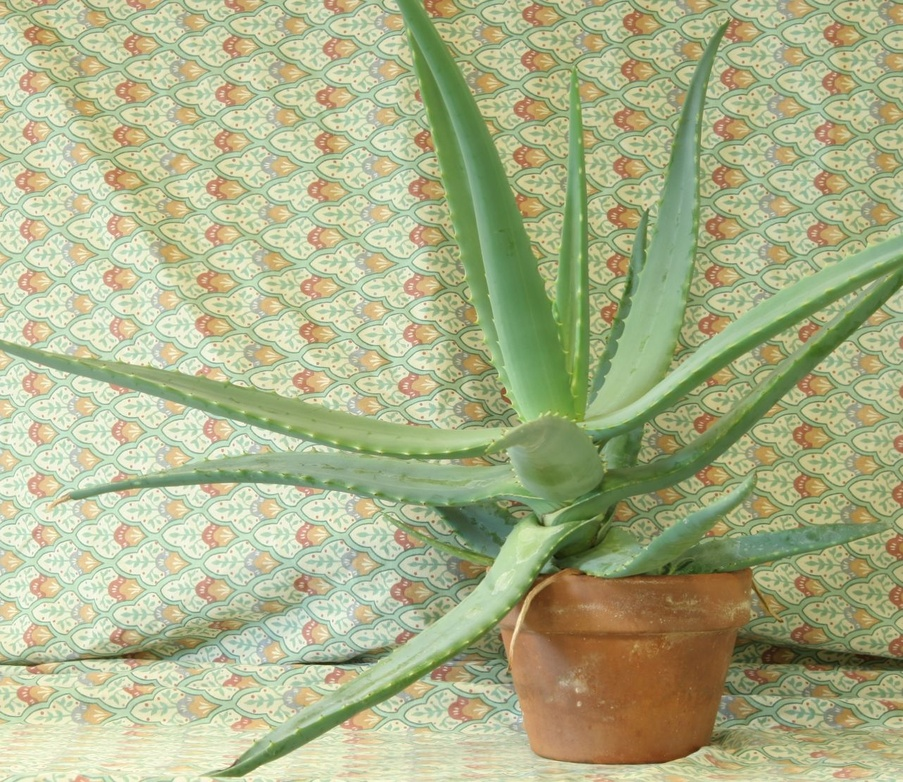
#> input picture Image processing(Stavanger)/Lab7/images/aloeL.jpg, 903 x 782 px, shrunk from 1282 x 1110 before the run
$ jupyter execute --allow-errors LABexc7-ELE510-2023.ipynb   (older library calls are emulated)
#> lines starting #> are read from the running program, lines starting #| are printed output that depends on the picture
# ELE510 Image Processing with robot vision: LAB, Exercise 7, Stereo Vision and Camera Calibration.

## Problem 1 (Correspondence problem)

Assume that we have a simple stereo system as shown in the figure. **L** and **R** denotes the focal point of the Left and Right camera respectively.  ${\mathbf P}$ is a point in the 3D world, and ${\mathbf p}$ in the 2D image plane. $^{\small L}{\mathbf P_w}$ denotes a world point with reference to the focal point of the Left camera.
The baseline (line between the two optical centers) is $T = 5\,\text{cm}$ and the focal length $f = 5\,\text{cm}$.

**a)** Consider the scene point $^{\small L}{\mathbf P_w} = [0.05\text{m},0,10\text{m}]^{T}$. Suppose that due to various errors, the image coordinate $x_{l}$ is 2% **bigger** than its true value, while the image coordinate $x_{r}$ is perfect. What is the error in depth $z_w$, in millimeters (round up to three decimals)?

**b)** An image of resolution $500\times500$ pixels is seen by the Left and Right cameras. The image sensor size is $10\text{mm} \times 10\text{mm}$.  Let the disparity in the image coordinates be up to $25$ pixels. Using the same focal point and baseline, what is the depth of the image compare to the cameras?

**c)** Can you explain with your own words the stereo ordering constraint? What is the definition of forbidden zone in this scenario?

**a)** Error in Depth Calculation:**

To calculate the error in depth, we first need to find the true and erroneous image coordinates in the left camera image plane. We are given that the image coordinate $x_l$ is 2% bigger than its true value. Let's calculate the true and erroneous image coordinates:

True image coordinate in left camera, $x_l$:
$x_l = \frac{f \cdot X_l}{Z_l} = \frac{0.05\,m \cdot 0.05\,m}{10\,m} = 0.00025\,m$

Erroneous image coordinate in left camera, $x_l'$ (2% bigger):
$x_l' = 1.02 \cdot x_l = 1.02 \cdot 0.00025\,m = 0.000255\,m$

Now, we can calculate the depth error:

Depth error, $\Delta z_w$:
$\Delta z_w = Zl-\frac{f \cdot X_w}{x_l'} = 10\,m- \frac{0.05\,m \cdot 0.05\,m}{0.0000255\,m} \approx 0.0019607843 \,m$

$\Delta z_w \approx 1.961\,mm$

[cell 1]
x_sensor = 500
y_sensor = 500
x_mm = 10
y_mm = 10
delta = 25

#rateo between mm and pixel
rateo = x_sensor/x_mm
print("rateo: ", rateo)

#delta to mm
delta_mm = delta/rateo
print("delta_mm: ", delta_mm)

#> (the rest of this cell did not finish here and is left out)

**b) Depth of Image Relative to Cameras:**
First we need to find the disparity, $d$, in millimeters by using the sensor dimension and the pixel number:

$rateo = \frac{500\,px}{10\,mm} = 50\,\frac{px}{mm}$

since the sensor is square, we can use the same rateo for both dimensions. Now we need to calculate the disparity in mm:

$d = 25\,px \cdot \frac{1\,mm}{50\,px} = 0.5\,mm$

Using the disparity and other known parameters, we can calculate the depth $z_w$ relative to the cameras:

$z_w = \frac{f \cdot T}{d}$

$z_w = \frac{0.05\,m \cdot 0.05\,m}{0.5} = 5000\,mm$

So, the depth of the image relative to the cameras is 5m.

**c) Stereo Ordering Constraint and Forbidden Zone:**

The stereo ordering constraint, in the context of stereo vision, refers to the requirement that objects in the 3D world should be reconstructed correctly in the stereo images so that their relative depth is preserved. In other words, objects closer to the cameras in the 3D scene should appear closer in the stereo images.

The forbidden zone in stereo vision is a region in the disparity map where it's impossible to find a valid depth estimate for certain image points. It occurs when the disparity between the left and right images cannot be determined accurately. The forbidden zone typically occurs in the areas where the corresponding points in the two images cannot be matched reliably due to occlusions or other factors.

In this scenario, the forbidden zone would likely occur for objects that are very close to the cameras, as the disparity between the left and right images becomes too small to accurately estimate depth. Beyond a certain range, the disparity becomes too large, and the depth estimation also becomes unreliable. The stereo ordering constraint ensures that points within a certain range can be accurately reconstructed, while points outside that range may fall into the forbidden zone where depth estimation is problematic.

## Problem 2 (Block Matching)

The simplest algorithm to compute dense correspondence between a pair of stereo images is **block matching**.
Block matching is an *area-based* approach that relies upon a statistical correlation between local intensity regions.

For each pixel (x,y) in the left image, the right image is searched for the best match among all possible disparities $0 \le d \le d_{\text{max}}$.

**a)** Use the function `cv2.StereoBM_create(numDisparities=0, blockSize=21)` ([Documentation](https://docs.opencv.org/master/d9/dba/classcv_1_1StereoBM.html))
([Class Documentation](https://docs.opencv.org/2.4/modules/calib3d/doc/camera_calibration_and_3d_reconstruction.html#stereobm))
to computing stereo correspondence using the block matching algorithm.

Find the disparity map between the following images: **./images/aloeL.jpg** and **./image/aloeR.jpg**.

[cell 2]
import cv2
import matplotlib.pyplot as plt

# Load the left and right images
left_image = cv2.imread('./images/aloeL.jpg', 0)
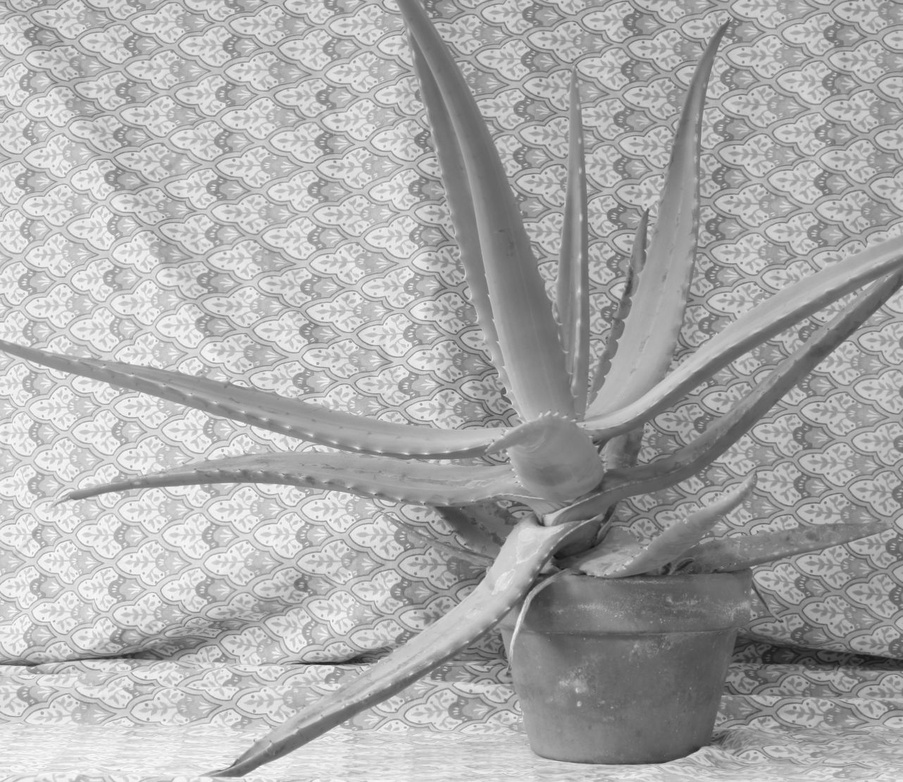
#> left_image: shape (782, 903); min 18, max 255, mean 170.8
right_image = cv2.imread('./images/aloeR.jpg', 0)
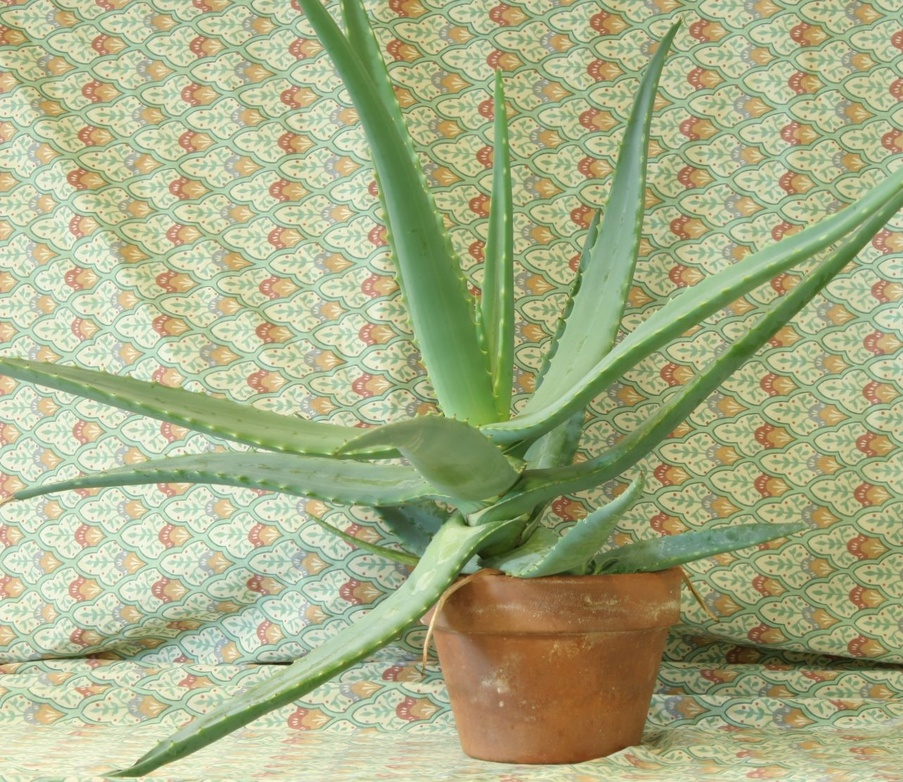
#> input picture Image processing(Stavanger)/Lab7/images/aloeR.jpg, 903 x 782 px, shrunk from 1282 x 1110 before the run
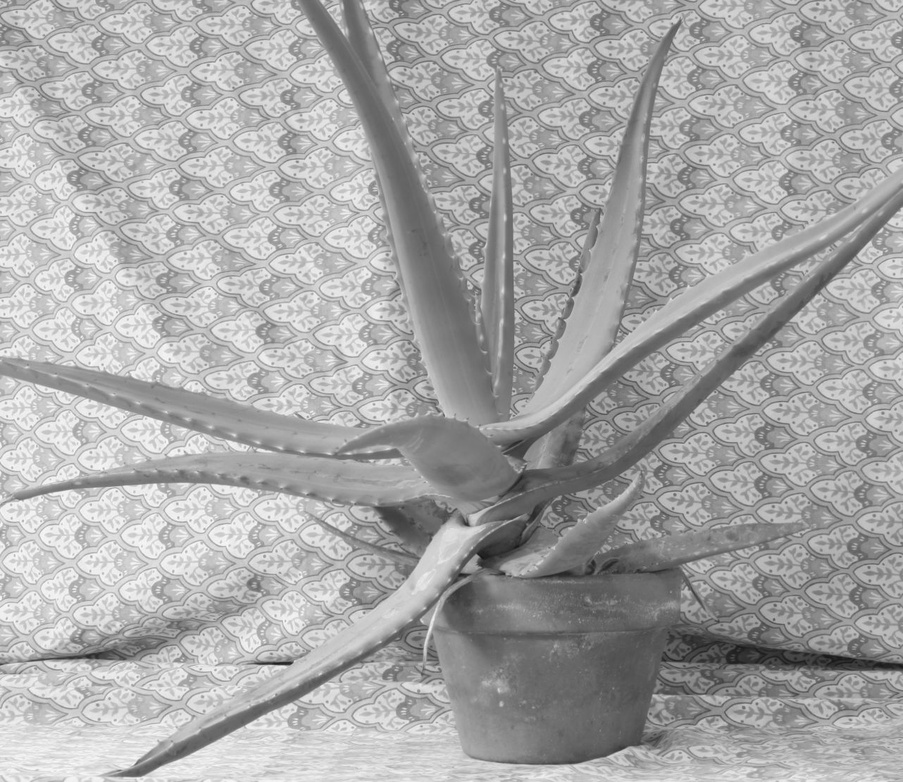
#> right_image: shape (782, 903); min 20, max 253, mean 167.8

# Create a StereoBM object
stereo = cv2.StereoBM_create(numDisparities=16, blockSize=15)  # You can adjust the parameters as needed

# Compute the disparity map
disparity_map = stereo.compute(left_image, right_image)
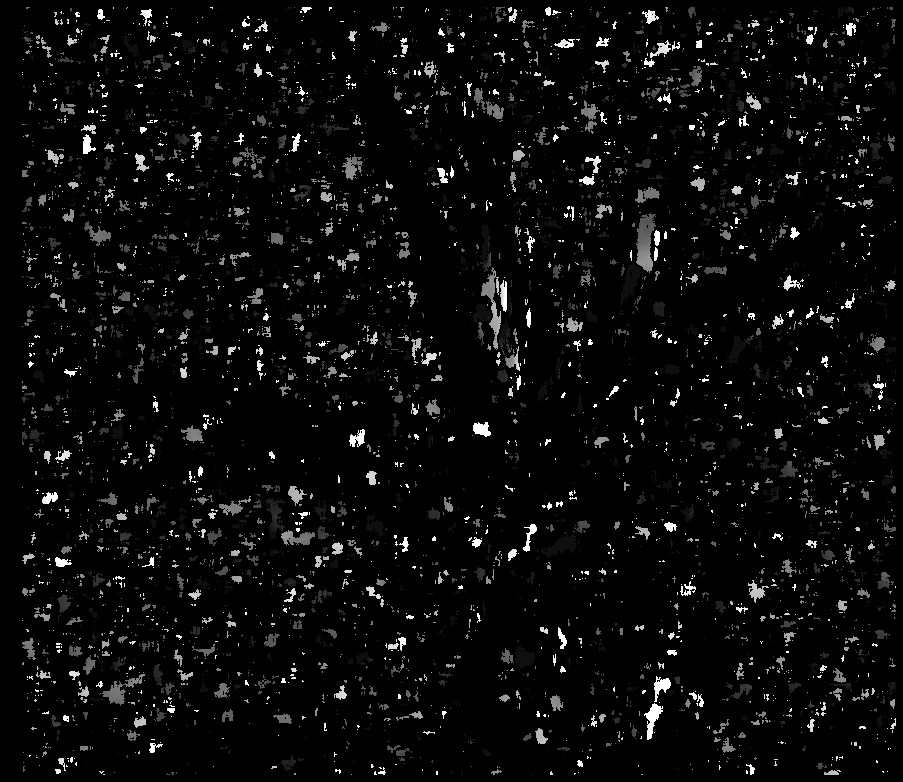
#> disparity_map: shape (782, 903) int16; min -16, max 240, mean -5.2; drawn with min black and max white

# Normalize the disparity map for visualization
disparity_map = cv2.normalize(disparity_map, disparity_map, alpha=0, beta=255, norm_type=cv2.NORM_MINMAX, dtype=cv2.CV_8U)

# Display the disparity map using Matplotlib
plt.figure(figsize=(10, 7))
plt.imshow(disparity_map, cmap='jet')
plt.colorbar()
plt.title('Disparity Map')
plt.axis('off')
plt.show()
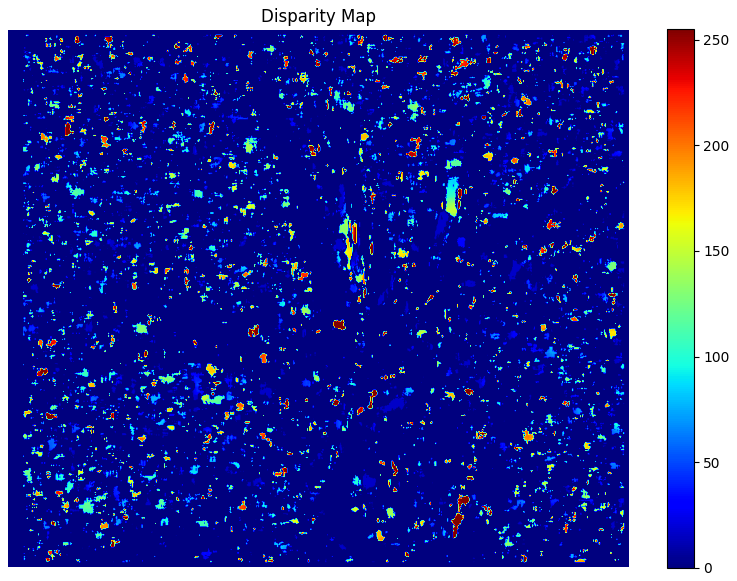
#> figure drawn by matplotlib, 2 panels

**b)** What happens if you increase the `numDisparities` parameter in the `cv2.StereoBM_create()`? And if you change the `blockSize` parameter?

[cell 3]
# Create a list of parameter values to test
num_disparities_values = [16, 32, 64]  # Vary the numDisparities parameter
block_size_values = [15, 21, 31]      # Vary the blockSize parameter

# Create subplots for displaying the disparity maps
fig, axes = plt.subplots(len(num_disparities_values), len(block_size_values), figsize=(12, 8))

for i, num_disparities in enumerate(num_disparities_values):
    for j, block_size in enumerate(block_size_values):
        # Create a StereoBM object with the current parameters
        stereo = cv2.StereoBM_create(numDisparities=num_disparities, blockSize=block_size)

        # Compute the disparity map
        disparity_map = stereo.compute(left_image, right_image)

        # Normalize the disparity map for visualization
        disparity_map = cv2.normalize(disparity_map, disparity_map, alpha=0, beta=255, norm_type=cv2.NORM_MINMAX, dtype=cv2.CV_8U)

        # Display the disparity map in the subplot
        axes[i, j].imshow(disparity_map, cmap='jet')
        axes[i, j].set_title(f'numDisparities={num_disparities}, blockSize={block_size}')
        axes[i, j].axis('off')

plt.tight_layout()
plt.show()
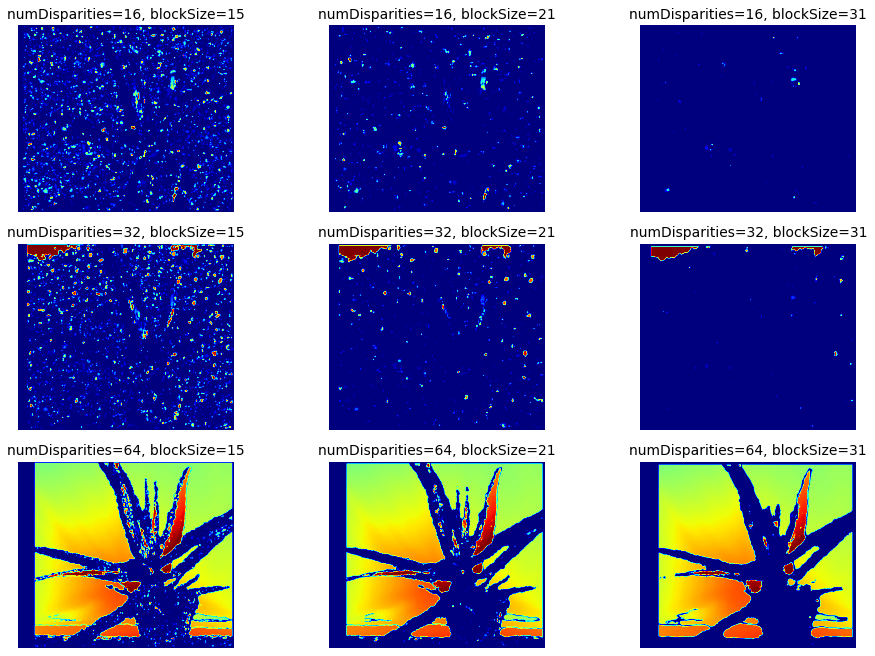
#> figure drawn by matplotlib, 9 panels

- numDisparities specifies the maximum disparity search range for stereo correspondence. Disparity refers to the difference in horizontal pixel coordinates between corresponding points in the left and right images. It indicates how much a point in the left image has shifted horizontally to align with the corresponding point in the right image.
A larger numDisparities value increases the range over which disparities are searched. This can be useful when dealing with scenes where objects are at varying distances from the camera. However, it can also increase computation time.
Smaller values are suitable for scenes with objects at a similar depth.

- The blockSize parameter defines the size of the pixel neighborhood used for matching. It represents the size of the square window (in pixels) around each pixel in the left image that is compared to corresponding regions in the right image.
A larger blockSize considers more neighboring pixels in the matching process. A larger window can provide more stable disparity values, especially in areas with textureless or repetitive patterns. However, it may result in a lower resolution disparity map.
Smaller blockSize values may capture finer details but could be more sensitive to noise or texture variations.

## Problem 3 (Camera calibration)

Calibrate the camera using a set of checkerboard images (you can find them in *./images/left??.jpg*), where `??` indicates the index of the image

<details style="margin-top:20px">
    <summary>
        <font size="2" color="green"><b>Click here for an optional hint</b></font>
    </summary>
    </font>
</summary>
<div class="alert alert-block alert-info">
Use the following lines to get the entire list of the images to process:

```python
from glob import glob

img_names = glob('./images/left??.jpg')
```

</div>
</details>

**a)** Use the checkerboard images to find the feature points using the openCV `cv2.findChessboardCorners()` function ([Documentation](https://docs.opencv.org/3.4/d9/d0c/group__calib3d.html#ga93efa9b0aa890de240ca32b11253dd4a)).

Normally, we have talked about camera calibration as a method to know the intrinsic parameters of the camera, here we want to use the camera matrix and the relative distortion coefficients to undistort the previous images.
For a detailed explanation of distortion, read section 13.4.9 of the text book [1].

**b)** Calibrate the camera using the feature points discovered in **a)** and find the relative camera matrix and distortion coefficients using `cv2.calibrateCamera()` function ([Documentation](https://docs.opencv.org/3.4/d9/d0c/group__calib3d.html#ga3207604e4b1a1758aa66acb6ed5aa65d)).

**P.S.:**
By default, you should find 5 distortion coeffiencients (3 radial distortion coeff. ($k_1, k_2, k_3$) and 2 tangential coeff. ($p_1,p_2$)); these values are used later to find a new camera matrix and to undistort the images.

**c)** Using the camera matrix and distortion coefficients, transform the images to compensate any kind of distortion using
 `cv2.getOptimalNewCameraMatrix()` ([Documentation](https://docs.opencv.org/3.4/d9/d0c/group__calib3d.html#ga7a6c4e032c97f03ba747966e6ad862b1)) and `cv2.undistort()` ([Documentation](https://docs.opencv.org/3.4/da/d54/group__imgproc__transform.html#ga69f2545a8b62a6b0fc2ee060dc30559d)).


[cell 4]
# a)
# Function to find the feature points using cv2.findChessboardCorners(...)
# If the function finds the corners, return them, otherwise return None
def findCorners(filename, pattern_size):
#> called with filename = './images/aloeL.jpg', pattern_size = (9, 6)
    img = cv2.imread(filename, 0)
    # Find the corners on the chessboard
    found, corners = cv2.findChessboardCorners(img, pattern_size)
#> found = False; corners = None

    if not found: return None

    return corners.reshape(-1, 2)

[cell 5]
# b)
# Function to calibrate the camera.
# Return the camera matrix and the distortion coeffiecients (radial & tangential)
def calibrateTheCamera(obj_points, img_points, img_shape):
    # Create a list of object points (pattern points) for each image
    obj_points = [obj_points] * len(img_points)

    # Calibrate the camera and return the camera matrix and distortion coefficients
    _, camera_matrix, dist_coeffs, _, _ = cv2.calibrateCamera(obj_points, img_points, img_shape[::-1], None, None)

    return camera_matrix, dist_coeffs

[cell 6]
# c)
# Function that undistort the images using cv2.getOptimalNewCameraMatrix(...) and cv2.undistort(...)
# Plot the new undistorted images.
def undistortImage(filename, camera_matrix, dist_coefs):

    img = cv2.imread(filename,0)
    h, w = img.shape[:2]

    # Returns the new camera intrinsic matrix based on the camera matrix and the distortion coefficients
    new_camera_matrix, _ = cv2.getOptimalNewCameraMatrix(camera_matrix, dist_coefs, (w, h), 1, (w, h))

    # Transforms an image to compensate for lens distortion using the camera matrix,
    # the distortion coefficients, and the camera matrix of the distorted image.
    undistorted_img = cv2.undistort(img, camera_matrix, dist_coefs, None, new_camera_matrix)

    plt.figure(figsize=(10, 10))
    plt.imshow(undistorted_img, cmap='gray')
    plt.title('Undistorted Image')
    plt.axis('off')
    plt.show()

[cell 7]
import numpy as np
from glob import glob

obj_points = []
img_points = []
img_names = glob('./images/*.jpg')


# From the documentation of cv2.findChessboardCorners:
# patternSize – Number of inner corners per a chessboard row and column
#( patternSize = cvSize(points_per_row,points_per_colum) = cvSize(columns,rows) ).
pattern_size = (9,6)

# Defining the world coordinates for 3D points
pattern_points = np.zeros((np.prod(pattern_size), 3), np.float32)
pattern_points[:, :2] = np.indices(pattern_size).T.reshape(-1, 2)
pattern_points *= 1

#### a)
# Find feature points with checkerboard images.
chessboards = [findCorners(filename, pattern_size) for filename in img_names]
#> call 3 of findCorners, with filename = './images/left01.jpg', pattern_size = (9, 6)
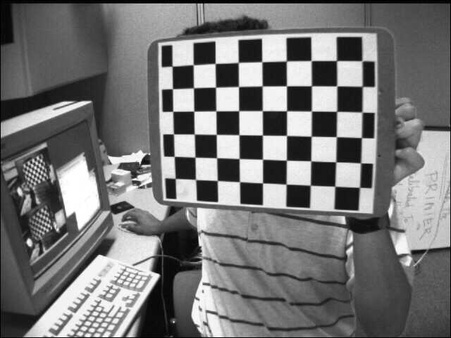
#> input picture Image processing(Stavanger)/Lab7/images/left01.jpg, 451 x 338 px, shrunk from 640 x 480 before the run
#> in findCorners, img is the input picture: shape (338, 451); min 0, max 255, mean 116.6
#> in findCorners (call 3), `found, corners = cv2.findChessboardCorners(img, pattern_size)`: found = True; corners = 54 rows, first 8: [172.1, 66.25], [193.2, 64.67], [215.2, 63.49], [238.3, 62.46], [261.7, 61.73], [286.4, 61], [311, 60.58], [336.5, 60.59]
#> chessboards = 3 items
for corners in [chessboard for chessboard in chessboards if chessboard is not None]:
    img_points.append(corners)
    obj_points.append(pattern_points)
#> this loop made 1 pass
#> after the loop, img_points = 1 point arrays, longest 54 points; obj_points = 1 item

#### b)
# Get the camera matrix and the distortion coeffiecients (radial & tangential).
img_shape = cv2.imread(img_names[0], cv2.IMREAD_GRAYSCALE).shape[:2]
#> img_shape = (782, 903)
#> (the rest of this cell did not finish here and is left out)

#> in calibrateTheCamera, `obj_points = [obj_points] * len(img_points)`: obj_points = 1 item

#### c)
# Undistort the images and plot them.
for filename in img_names:
    undistortImage(filename, camera_matrix, dist_coefs)
